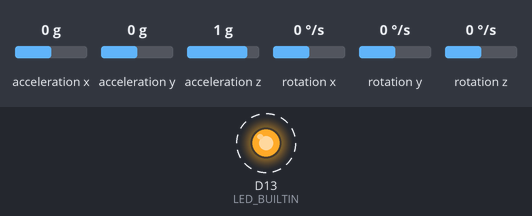
This sketch was run on a simulated Arduino Nano 33 IoT. On the bench: output pins drawn as LEDs (lit = HIGH). Dashed ring = blinking. The test bench sets the inputs (shaded band); at power-on: acceleration x 0 g, acceleration y 0 g, acceleration z 1 g, rotation x 0 °/s, rotation y 0 °/s, rotation z 0 °/s. WiFi joins after 1.5 s; servers stay silent unless stated; what the sketch prints to the serial monitor is not drawn.

Above: at 11.7 s.
Timing chart, 0 to 14.5 s (numbered marks = the images above):
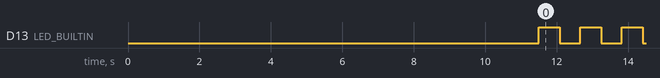

The sketch:

m2.ino
```cpp
#include <SPI.h>
#include <WiFiNINA.h>
#include <WiFiUdp.h>
#include <Arduino_LSM6DS3.h>

char ssid[] = "Narek";
char pass[] = "00000000";

int udpPort = 600;
char remoteIP[] = "172.20.10.2";
int remotePort = 41234;

int status = WL_IDLE_STATUS;
int ledState = LOW;
unsigned long previousMillisInfo = 0;
unsigned long previousMillisLED = 0;
const int intervalInfo = 100;

float ax,ay,az,gx,gy,gz = 0;

WiFiUDP wifiUdp;

void setup() {
  Serial.begin(9600);
  while (!Serial);

  pinMode(LED_BUILTIN, OUTPUT);

  if (!IMU.begin()) {
    Serial.println("Failed to initialize IMU!");
    while(1);
  }

  if (!wifiUdp.begin(udpPort)) {
    Serial.print("Failed to initialize WiFi UDP on port ");
    Serial.println(udpPort);
    while(1);
  }

  while (status != WL_CONNECTED) {
    Serial.print("Attempting to connect to network: ");
    Serial.println(ssid);

    status = WiFi.begin(ssid, pass);

    delay(10000);
  }

  Serial.println("Connected to network");
  Serial.println("--------------------");

  Serial.println("Information: ");
  IPAddress ip = WiFi.localIP();
  Serial.print("IP Address: ");
  Serial.println(ip);

  Serial.println();

  Serial.print("SSID: ");
  Serial.println(WiFi.SSID());

  Serial.println("--------------------");
}

void loop() {
  if (IMU.accelerationAvailable()) {
    IMU.readAcceleration(ax,ay,az);
  }
  if (IMU.gyroscopeAvailable()) {
    IMU.readGyroscope(gx,gy,gz);
  }

  unsigned long currentMillisInfo = millis();

  if (currentMillisInfo - previousMillisInfo >= intervalInfo) {
    previousMillisInfo = currentMillisInfo;

    sendUDPPacket();
  }

  unsigned long currentMillisLED = millis();

  int intervalLED = WiFi.RSSI() * -10;

  if (currentMillisLED - previousMillisLED >= intervalLED) {
    previousMillisLED = currentMillisLED;

    if (ledState == LOW) {
      ledState = HIGH;
    } else {
      ledState = LOW;
    }

    digitalWrite(LED_BUILTIN, ledState);
  }
}

void sendUDPPacket() {
  Serial.println("Writing UDP packet...");

  if (!wifiUdp.beginPacket(remoteIP, remotePort)) {
    Serial.print("Failed call to beginPacket() on IP ");
    Serial.print(remoteIP);
    Serial.print(": ");
    Serial.println(remotePort);
    return;
  }

  wifiUdp.write((byte *) &ax, 4);
  wifiUdp.write((byte *) &ay, 4);
  wifiUdp.write((byte *) &az, 4);
  wifiUdp.write((byte *) &gx, 4);
  wifiUdp.write((byte *) &gy, 4);
  wifiUdp.write((byte *) &gz, 4);

  if (!wifiUdp.endPacket()) {
    Serial.println("Failed call to endPacket()");
    return;
  }
}
```

Measured:
- by itself, D13 (LED_BUILTIN): alternates HIGH for 0.58 s and LOW for 0.58 s
